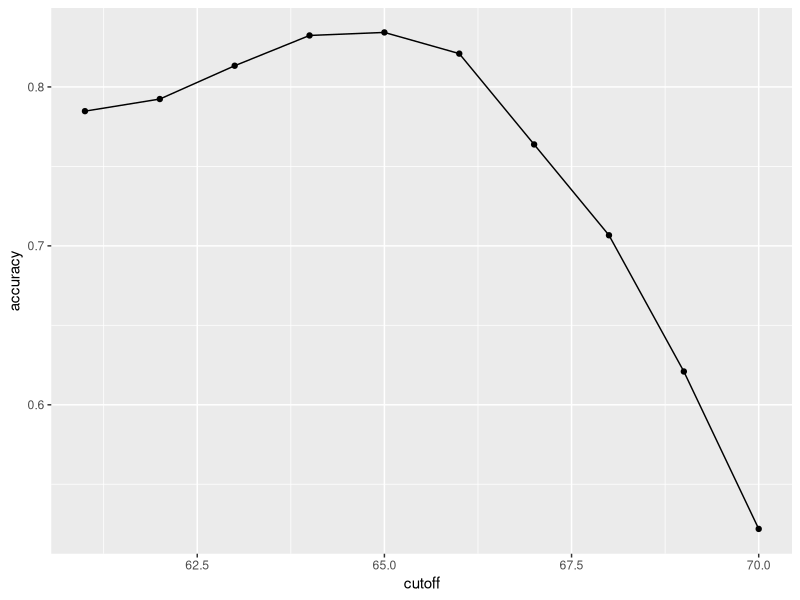

This figure's R source:
library(dslabs)
library(caret)
library(tidyverse)

data(heights)

set.seed(2)

# define the outcome and predictors
y <- heights$sex
x <- heights$height

# generate training and test sets
test_index <- createDataPartition(y, times = 1, p = 0.5, list = FALSE)

train_set <- heights[-test_index, ]
test_set <- heights[test_index, ]

# guess the outcome
y_hat <- sample(c("Male", "Female"), length(test_index), replace = TRUE)
y_hat <- sample(c("Male", "Female"), length(test_index), replace = TRUE) %>% 
  factor(levels = levels(test_set$sex))

# calculate the overall accuracy
mean(y_hat == test_set$sex)
heights %>% group_by(sex) %>% summarize(mean(height), sd(height))

y_hat <- ifelse(x > 62, "Male", "Female") %>% factor(levels = levels(test_set$sex))
mean(y == y_hat)

mean(y_hat == test_set$sex)

# examine the accuracy of 10 cutoffs
cutoff <- seq(61, 70)
accuracy <- map_dbl(cutoff, function(x){
  y_hat <- ifelse(train_set$height > x, "Male", "Female") %>% 
    factor(levels = levels(test_set$sex))
  mean(y_hat == train_set$sex)
})
data.frame(cutoff, accuracy) %>% 
  ggplot(aes(cutoff, accuracy)) + 
  geom_point() + 
  geom_line() 
max(accuracy)

best_cutoff <- cutoff[which.max(accuracy)]
best_cutoff

y_hat <- ifelse(test_set$height > best_cutoff, "Male", "Female") %>% 
  factor(levels = levels(test_set$sex))
y_hat <- factor(y_hat)
mean(y_hat == test_set$sex)
